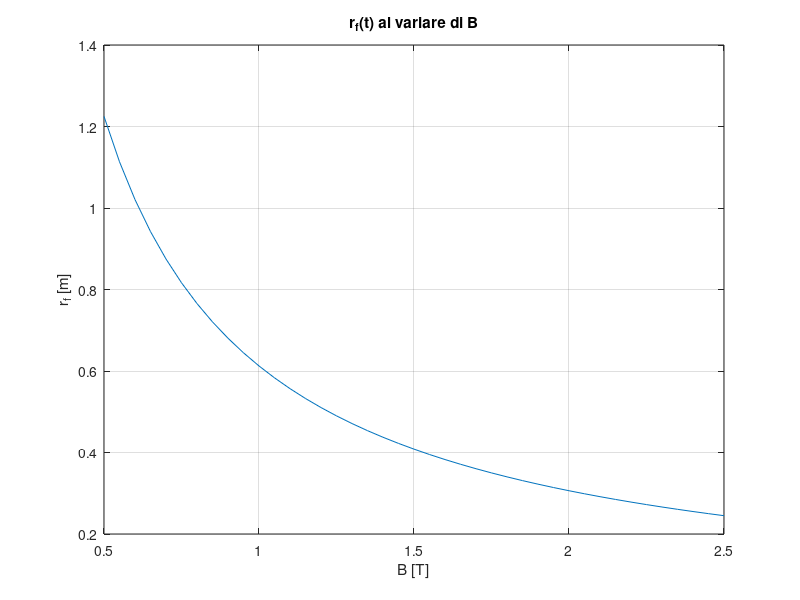

The MATLAB script that drew this image:
r_f = [];
B_vect = 0.5:0.05:2.5;

for jj=1:length(B_vect)
% Hello World
clear v R E omega T ii
clc

% Costanti

% Carica del p+
q = 1.602e-19;
% Massa del p+
m = 1.67e-27;

% Parameteri

% Dimensione del gap
gap = 0.05;
% Tensione applicata nel gap
V = 12.5e3; %V
% Campo magnetico nei settori
B = B_vect(jj);

% Energia da raggiungere
E_trg_MeV = 18; %MeV
E_trg = E_trg_MeV*(1.6e-13); %MeV --> J

% Accelerazione nel gap
a = (q*V)/(m*gap);

% Inizializzazione delle variabili necessarie
x=0;
y=0;
v=0;
R=0;
E=0;
omega=0;
T=0;
ii=0;

% Step per plotting (maggiore --> più  preciso)
n_plot = 100;

%% Ciclo di Calcolo

% Ciclo while, continua fino al SUPERAMENTO dell'energia di target (18MeV)
% NOTA: energia è calcolata in J

while E(end) < E_trg

% Nuova velocità
%moto uniformemente accelerato
new_t_gap = (-v(end) + sqrt(v(end)^2 + 4*0.5*a*gap))/a;
new_v = a*new_t_gap + v(end);
v = [v, new_v];

% Nuovo raggio, calcolato dalla forza di Lorentz
new_R = (m*new_v)/(q*B);
R = [R, new_R];

% Nuovo valore di Energia raggiunta
new_E = 0.5*m*new_v^2;
E = [E, new_E];

% Omega
new_omega = new_v/new_R;
omega = [omega, new_omega];

% Tempo di attraversamento del semicerchio
new_t_dee = pi/(new_omega);
% Tempo di attraversamento del gap
%new_t_gap = gap/new_v;
% Salvo la somma dei due
T = [T new_t_dee+new_t_gap];

% Incremento contatore
ii = ii + 1;

end

% Tempo di permanenza totale nel ciclotrone
T_tot = sum(T);
% Converto Energia anche in MeV
E_MeV = E./(1.6e-13);
% Raggio finale
r_f = [r_f R(end)];
end

figure(1)
plot(B_vect, r_f);
hold on
grid on
title 'r_f(t) al variare di B'
xlabel 'B [T]'
ylabel 'r_f [m]'



